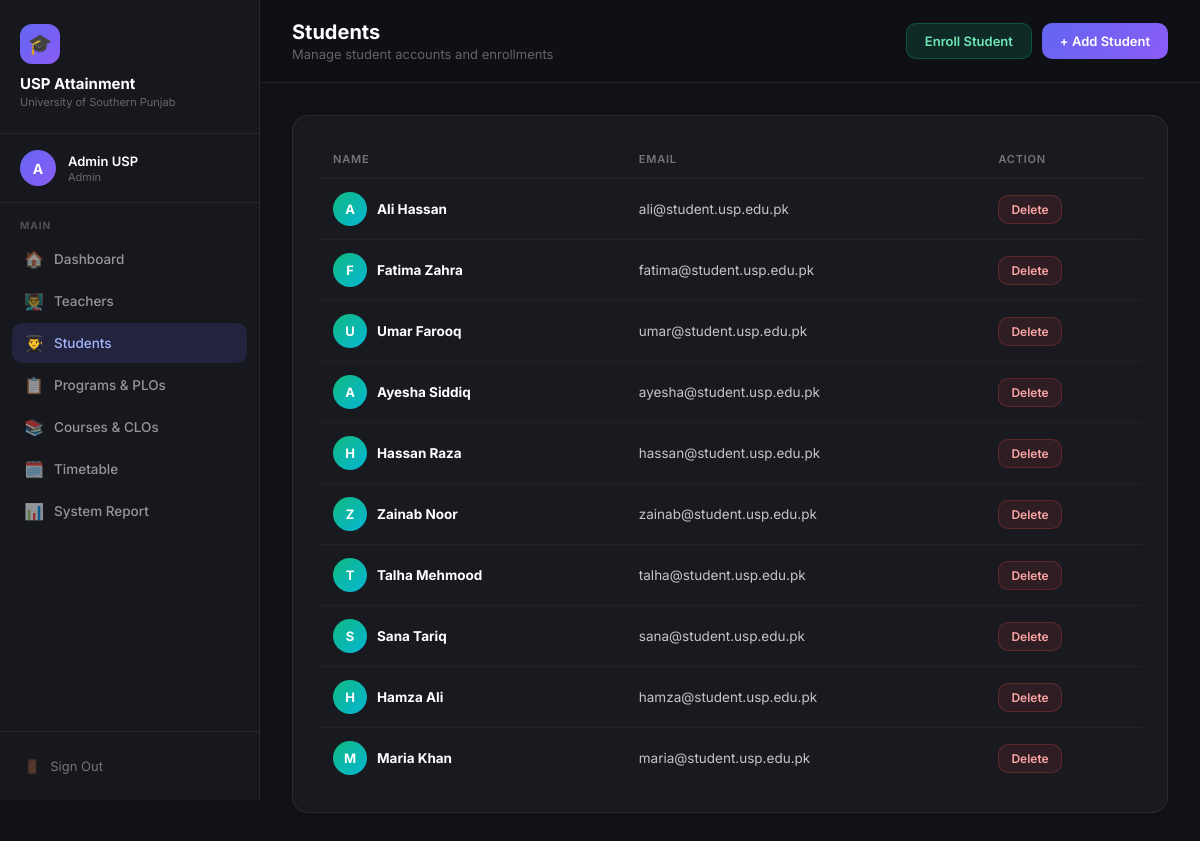
The page /admin/students (signed in) on the database its author committed.
### models.py (models this page shows, shortened)
class User(db.Model, UserMixin):
    id = db.Column(db.Integer, primary_key=True)
    name = db.Column(db.String(200), nullable=False)
    email = db.Column(db.String(200), unique=True, nullable=False)
    password_hash = db.Column(db.String(256), nullable=False)
    role = db.Column(db.String(20), nullable=False)  # admin, teacher, student

### admin.py (the view)
@admin_bp.route('/students')
@login_required
@admin_required
def students():
    students = User.query.filter_by(role='student').all()
    courses = Course.query.all()
    return render_template('admin/students.html', students=students, courses=courses)

### admin.py (called while the page is built)
def admin_required(f):
    @wraps(f)
    def decorated(*args, **kwargs):
        if current_user.role != 'admin':
            return redirect(url_for('auth.login'))
        return f(*args, **kwargs)
    return decorated

### app.py (called while the page is built)
@login_manager.user_loader
def load_user(user_id):
    return User.query.get(int(user_id))

### templates/admin/students.html (shortened to what this page needs)
{% extends 'base.html' %}
{% block page_title %}Students{% endblock %}
{% block page_sub %}Manage student accounts and enrollments{% endblock %}
{% block sidebar_nav %}
<div class="nav-section">
    <div class="nav-section-title">Main</div>
    <a href="{{ url_for('admin.dashboard') }}" class="nav-link"><span class="icon">🏠</span> Dashboard</a>
    <a href="{{ url_for('admin.teachers') }}" class="nav-link"><span class="icon">👨‍🏫</span> Teachers</a>
    <a href="{{ url_for('admin.students') }}" class="nav-link active"><span class="icon">👨‍🎓</span> Students</a>
    <a href="{{ url_for('admin.programs') }}" class="nav-link"><span class="icon">📋</span> Programs & PLOs</a>
    <a href="{{ url_for('admin.courses') }}" class="nav-link"><span class="icon">📚</span> Courses & CLOs</a>
    <a href="{{ url_for('admin.timetable') }}" class="nav-link"><span class="icon">🗓️</span> Timetable</a>
    <a href="{{ url_for('admin.report') }}" class="nav-link"><span class="icon">📊</span> System Report</a>
</div>
{% endblock %}
{% block topbar_actions %}
<div style="display:flex;gap:10px;">
    <button class="btn btn-success" onclick="openModal('enrollModal')">Enroll Student</button>
    <button class="btn btn-primary" onclick="openModal('addStudentModal')">+ Add Student</button>
</div>
{% endblock %}
{% block content %}
<div class="card">
    {% if students %}
    <div class="table-wrap">
        <table>
            <thead>
                <tr>
                    <th>Name</th>
                    <th>Email</th>
                    <th>Action</th>
                </tr>
            </thead>
            <tbody>
                {% for student in students %}
                <tr>
                    <td>
                        <div style="display:flex;align-items:center;gap:10px;">
                            <div style="width:34px;height:34px;border-radius:50%;background:linear-gradient(135deg,#10b981,#06b6d4);display:flex;align-items:center;justify-content:center;font-weight:700;color:white;font-size:13px;">{{ student.name[0] }}</div>
                            <strong style="color:#fff">{{ student.name }}</strong>
                        </div>
                    </td>
                    <td>{{ student.email }}</td>
                    <td>
                        <form method="POST" action="{{ url_for('admin.delete_student', id=student.id) }}" onsubmit="return confirm('Delete this student?');" style="display:inline;">
                            <button type="submit" class="btn btn-danger btn-sm">Delete</button>
                        </form>
                    </td>
                </tr>
                {% endfor %}
            </tbody>
        </table>
    </div>
    {% else %}
    <div class="empty"><div class="empty-icon">👨‍🎓</div><p>No students yet</p><button class="btn btn-primary" onclick="openModal('addStudentModal')">Add First Student</button></div>
    {% endif %}
</div>
{% endblock %}

### templates/base.html (shortened to what this page needs)
<!DOCTYPE html>
<html lang="en">
<head>
</head>
<body>
    <div class="sidebar">
        <div class="sidebar-brand">
            <div class="brand-icon">🎓</div>
            <div class="brand-name">USP Attainment</div>
            <div class="brand-sub">University of Southern Punjab</div>
        </div>
        <div class="sidebar-user">
            <div class="user-avatar">{{ current_user.name[0] }}</div>
            <div>
                <div class="user-name">{{ current_user.name }}</div>
                <div class="user-role">{{ current_user.role }}</div>
            </div>
        </div>
        <nav class="sidebar-nav">
            {% block sidebar_nav %}{% endblock %}
        </nav>
        <div class="sidebar-footer">
            <a href="{{ url_for('auth.logout') }}" class="btn-logout">
                <span>🚪</span> Sign Out
            </a>
        </div>
    </div>
    <div class="main">
        <div class="topbar">
            <div>
                <div class="topbar-title">{% block page_title %}Dashboard{% endblock %}</div>
                <div class="topbar-sub">{% block page_sub %}{% endblock %}</div>
            </div>
            {% block topbar_actions %}{% endblock %}
        </div>
        <div class="content">
            {% block content %}{% endblock %}
        </div>
    </div>
</body>
</html>

### templates/base.html (style rules this page uses)
* { margin: 0; padding: 0; box-sizing: border-box; }
body { font-family: 'Inter', sans-serif; background: #0f1117; color: #e2e8f0; min-height: 100vh; display: flex; }
.sidebar { width: 260px; min-height: 100vh; background: rgba(255,255,255,0.03); border-right: 1px solid rgba(255,255,255,0.07); display: flex; flex-direction: column; position: fixed; top: 0; left: 0; height: 100vh; z-index: 100; }
.sidebar-brand { padding: 24px 20px; border-bottom: 1px solid rgba(255,255,255,0.07); }
.brand-icon { width: 40px; height: 40px; background: linear-gradient(135deg, #6366f1, #8b5cf6); border-radius: 12px; display: flex; align-items: center; justify-content: center; font-size: 20px; margin-bottom: 10px; }
.brand-name { font-size: 15px; font-weight: 700; color: #fff; }
.brand-sub { font-size: 11px; color: rgba(255,255,255,0.35); margin-top: 2px; }
.sidebar-user { padding: 16px 20px; border-bottom: 1px solid rgba(255,255,255,0.07); display: flex; align-items: center; gap: 12px; }
.user-avatar { width: 36px; height: 36px; border-radius: 50%; background: linear-gradient(135deg, #6366f1, #8b5cf6); display: flex; align-items: center; justify-content: center; font-size: 14px; font-weight: 700; color: white; flex-shrink: 0; }
.user-name { font-size: 13px; font-weight: 600; color: #fff; }
.user-role { font-size: 11px; color: rgba(255,255,255,0.35); text-transform: capitalize; margin-top: 1px; }
.sidebar-nav { flex: 1; padding: 16px 12px; overflow-y: auto; }
.nav-section { margin-bottom: 24px; }
.nav-section-title { font-size: 10px; font-weight: 700; color: rgba(255,255,255,0.25); text-transform: uppercase; letter-spacing: 1px; padding: 0 8px; margin-bottom: 8px; }
.nav-link { display: flex; align-items: center; gap: 10px; padding: 10px 12px; border-radius: 10px; color: rgba(255,255,255,0.55); font-size: 13.5px; font-weight: 500; text-decoration: none; transition: all 0.15s; margin-bottom: 2px; }
.nav-link.active { background: rgba(99,102,241,0.15); color: #a5b4fc; }
.nav-link .icon { font-size: 16px; width: 20px; text-align: center; }
.sidebar-footer { padding: 16px 12px; border-top: 1px solid rgba(255,255,255,0.07); }
.btn-logout { display: flex; align-items: center; gap: 10px; padding: 10px 12px; border-radius: 10px; color: rgba(255,255,255,0.4); font-size: 13px; text-decoration: none; transition: all 0.15s; width: 100%; background: none; border: none; cursor: pointer; font-family: 'Inter', sans-serif; }
.main { margin-left: 260px; flex: 1; min-height: 100vh; }
.topbar { padding: 20px 32px; border-bottom: 1px solid rgba(255,255,255,0.07); display: flex; align-items: center; justify-content: space-between; background: rgba(15,17,23,0.8); backdrop-filter: blur(10px); position: sticky; top: 0; z-index: 50; }
.topbar-title { font-size: 20px; font-weight: 700; color: #fff; }
.topbar-sub { font-size: 13px; color: rgba(255,255,255,0.35); margin-top: 2px; }
.content { padding: 32px; }
.card { background: rgba(255,255,255,0.04); border: 1px solid rgba(255,255,255,0.08); border-radius: 16px; padding: 24px; }
.table-wrap { overflow-x: auto; }
table { width: 100%; border-collapse: collapse; }
th { color: rgba(255,255,255,0.4); font-size: 11px; font-weight: 600; text-transform: uppercase; letter-spacing: 0.8px; padding: 12px 16px; text-align: left; border-bottom: 1px solid rgba(255,255,255,0.06); }
td { padding: 13px 16px; border-bottom: 1px solid rgba(255,255,255,0.04); font-size: 13.5px; color: rgba(255,255,255,0.75); }
tr:last-child td { border-bottom: none; }
.btn { display: inline-block; padding: 9px 18px; border-radius: 10px; font-size: 13px; font-weight: 600; cursor: pointer; font-family: 'Inter', sans-serif; border: none; transition: all 0.2s; text-decoration: none; }
.btn-primary { background: linear-gradient(135deg, #6366f1, #8b5cf6); color: white; }
.btn-danger { background: rgba(239,68,68,0.1); border: 1px solid rgba(239,68,68,0.25); color: #fca5a5; }
.btn-sm { padding: 6px 12px; font-size: 12px; }
.btn-success { background: rgba(16,185,129,0.15); border: 1px solid rgba(16,185,129,0.3); color: #6ee7b7; }

### rows shown on the page
User: name "A", name "Admin USP", role "Admin"
User: name "A", name "Ali Hassan", email "ali@student.usp.edu.pk"
User: name "F", name "Fatima Zahra", email "fatima@student.usp.edu.pk"
User: name "U", name "Umar Farooq", email "umar@student.usp.edu.pk"
User: name "A", name "Ayesha Siddiq", email "ayesha@student.usp.edu.pk"
User: name "H", name "Hassan Raza", email "hassan@student.usp.edu.pk"
User: name "Z", name "Zainab Noor", email "zainab@student.usp.edu.pk"
User: name "T", name "Talha Mehmood", email "talha@student.usp.edu.pk"
User: name "S", name "Sana Tariq", email "sana@student.usp.edu.pk"
User: name "H", name "Hamza Ali", email "hamza@student.usp.edu.pk"
User: name "M", name "Maria Khan", email "maria@student.usp.edu.pk"
